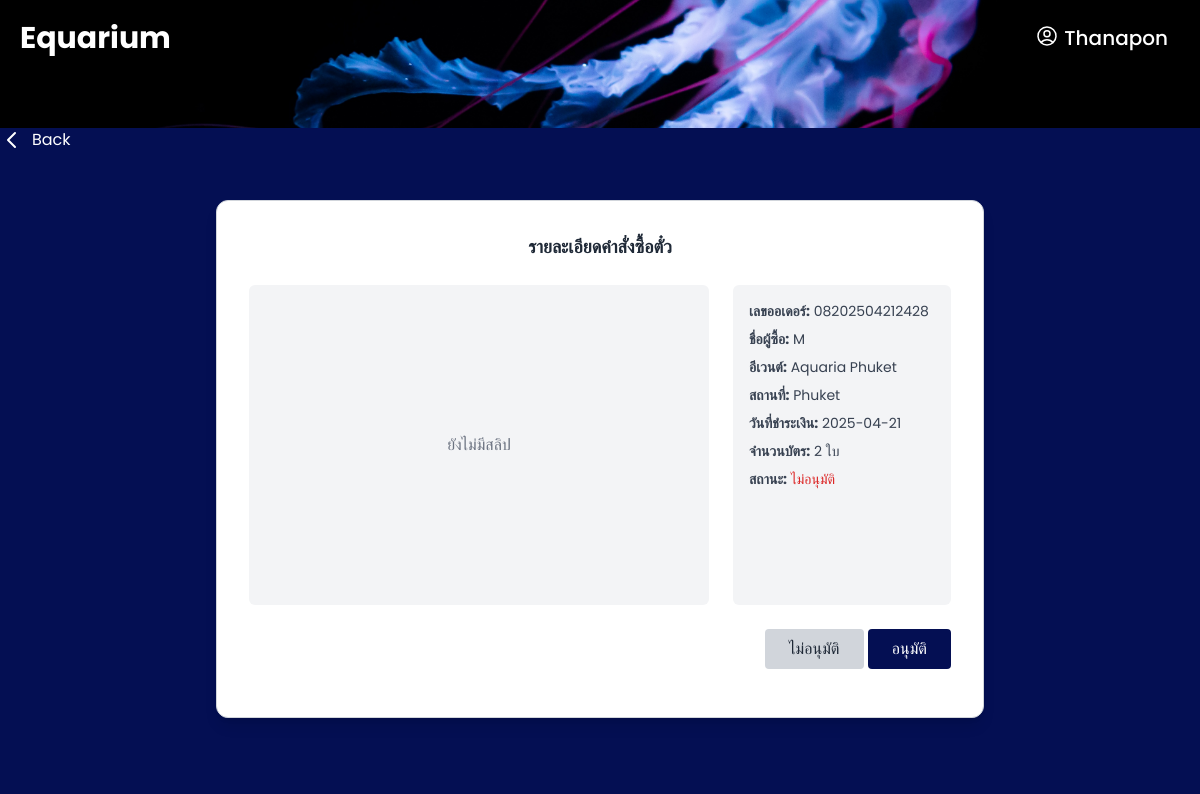
/admin/admin_ticket_detail.php?id=22 (signed in), run on an earlier commit of the app's database.
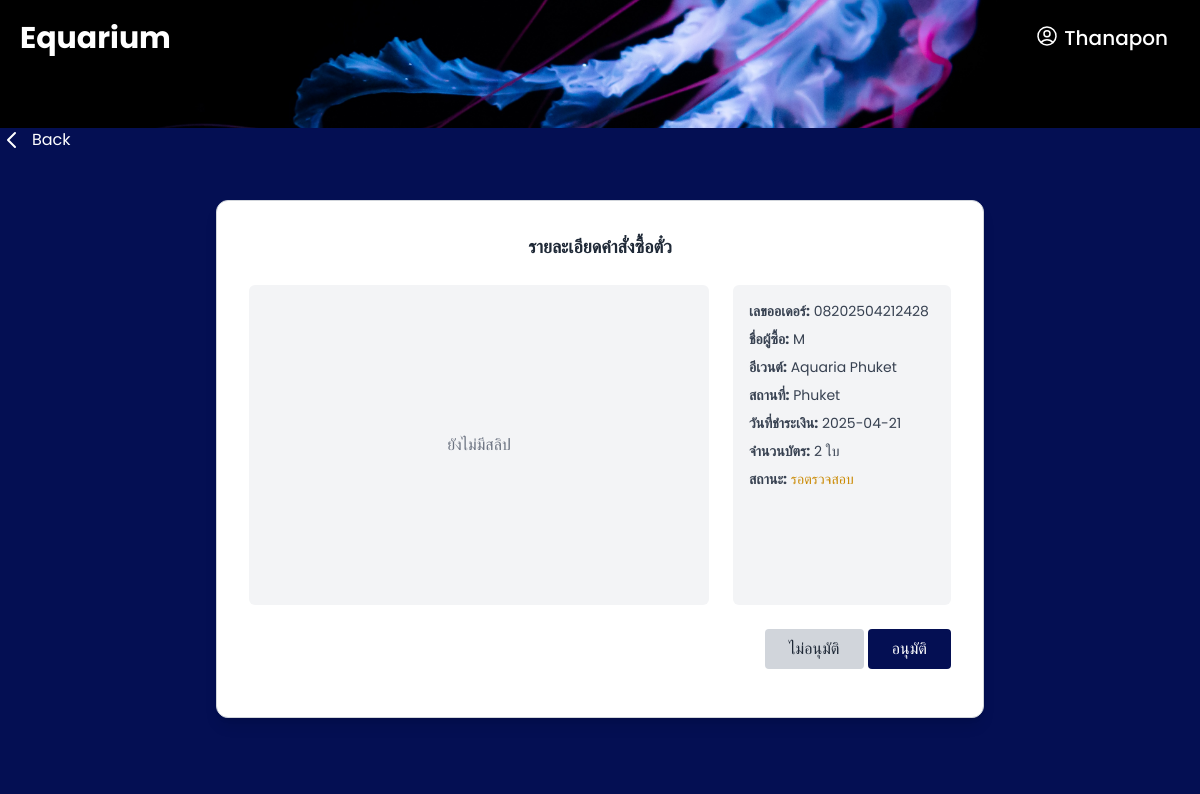
And on a later commit of the database.
### tables this page shows
CREATE TABLE `ticket` (
  `id` int(11) NOT NULL,
  `user_id` int(11) NOT NULL,
  `event_id` int(11) NOT NULL,
  `ticket_code` varchar(50) NOT NULL,
  `ticket_date` date NOT NULL,
  `ticket_quantity` int(11) NOT NULL,
  `total_price` decimal(10,2) NOT NULL,
  `created_at` timestamp NOT NULL DEFAULT current_timestamp(),
  `status` varchar(50) DEFAULT 'รอตรวจสอบ',
  `slip_image` varchar(255) DEFAULT NULL,
  `used` varchar(255) DEFAULT NULL
);

CREATE TABLE `users` (
  `id` int(11) NOT NULL,
  `username` varchar(100) NOT NULL,
  `first_name` varchar(50) DEFAULT NULL,
  `last_name` varchar(50) DEFAULT NULL,
  `gender` varchar(15) DEFAULT NULL,
  `dob` date DEFAULT NULL,
  `email` varchar(150) NOT NULL,
  `password` varchar(255) NOT NULL,
  `position` char(1) NOT NULL DEFAULT 'm',
  `created_at` timestamp NOT NULL DEFAULT current_timestamp()
);

CREATE TABLE `events` (
  `event_id` int(11) NOT NULL,
  `name` varchar(100) NOT NULL,
  `image` varchar(255) NOT NULL,
  `location` varchar(100) NOT NULL,
  `activity` varchar(255) NOT NULL,
  `price` decimal(10,2) NOT NULL,
  `created_at` timestamp NOT NULL DEFAULT current_timestamp(),
  `ticket_quantity` int(11) NOT NULL DEFAULT 0,
  `description` text NOT NULL
);

### admin/admin_ticket_detail.php (the view, shortened to what this page needs)
<?php
include '../includes/navbar.php';
$ticket_id = $_GET['id'] ?? null;
$conn = new mysqli("localhost", "root", "", "aquarium");
$sql = "SELECT t.*,
               e.name AS event_name, e.image AS event_image, e.location AS event_location,
               u.username AS full_name
        FROM ticket t
        JOIN events e ON t.event_id = e.event_id
        JOIN users u ON t.user_id = u.id
        WHERE t.id = ?";
$stmt = $conn->prepare($sql);
$stmt->bind_param("i", $ticket_id);
$stmt->execute();
$result = $stmt->get_result();
$ticket = $result->fetch_assoc();
$status = $ticket['status'] ?? "รอการตรวจสอบ";
$statusClass = "text-yellow-600";
if ($status === "อนุมัติ") {
  $statusClass = "text-green-600";
} elseif ($status === "ไม่อนุมัติ") {
  $statusClass = "text-red-600";
}
?>
<!DOCTYPE html>
<html lang="en">
<head>
  <script src="https://cdn.tailwindcss.com"></script>
</head>
<body class="font-poppins bg-mainBlue text-white min-h-screen">
  <header class="relative h-32 bg-cover bg-center" style="background-image: url('../image/jellyfish-aquarium-black-background-glowing-white-amoled-3840x2160-2094.jpg');">
    <div class="absolute top-5 left-5 z-50">
      <a href="../homepage/aquarium.php" class="text-white text-3xl font-bold">Equarium</a>
    </div>
  </header>
  <a href="javascript:history.back()" class="inline-flex items-center space-x-2 text-white hover:underline">
      <svg xmlns="http://www.w3.org/2000/svg" class="h-6 w-6 md-5" fill="none"
           viewBox="0 0 24 24" stroke="currentColor" stroke-width="2">
        <path stroke-linecap="round" stroke-linejoin="round"
              d="M15 19l-7-7 7-7" />
      </svg>
      <span>Back</span>
    </a>
  <main class="flex items-center justify-center py-12 bg-mainBlue max-h-screen">
  <div class="bg-white w-full max-w-3xl rounded-xl shadow-lg p-8 border border-gray-300">
  <h2 class="text-lg font-semibold text-center mb-6 text-gray-800">
    รายละเอียดคำสั่งซื้อตั๋ว
  </h2>
  <div class="grid grid-cols-1 md:grid-cols-3 gap-6">
    <div class="md:col-span-2 bg-gray-100 h-80 flex items-center justify-center rounded-md overflow-hidden">
      <?php if (!empty($ticket['slip_image'])): ?>
        <img src="uploads/<?php echo htmlspecialchars($ticket['slip_image']); ?>"
             alt="สลิป"
             class="object-contain max-h-full max-w-full" />
      <?php else: ?>
        <span class="text-gray-500">ยังไม่มีสลิป</span>
      <?php endif; ?>
    </div>
        <div class="bg-gray-100 h-80 p-4 rounded-md flex flex-col justify-between">
        <div class="space-y-2 text-sm text-gray-700">
            <p><strong>เลขออเดอร์:</strong> <?php echo htmlspecialchars($ticket['ticket_code']); ?></p>
            <p><strong>ชื่อผู้ซื้อ:</strong> <?php echo htmlspecialchars($ticket['full_name']); ?></p>
            <p><strong>อีเวนต์:</strong> <?php echo htmlspecialchars($ticket['event_name']); ?></p>
            <p><strong>สถานที่:</strong> <?php echo htmlspecialchars($ticket['event_location']); ?></p>
            <p><strong>วันที่ชำระเงิน:</strong> <?php echo htmlspecialchars($ticket['ticket_date']); ?></p>
            <p><strong>จำนวนบัตร:</strong> <?php echo htmlspecialchars($ticket['ticket_quantity']); ?> ใบ</p>
            <p><strong>สถานะ:</strong>
            <span class="<?php echo $statusClass; ?>">
                <?php echo $status; ?>
            </span>
            </p>
        </div>
        </div>
    </div>
    <div class="flex justify-end gap-4 mt-6">
        <form action="../ticket/ticket_action.php" method="POST">
        <button type="submit" name="action" value="reject"
            class="bg-gray-300 hover:bg-gray-400 text-gray-800 px-6 py-2 rounded">
            ไม่อนุมัติ
        </button>
        <button type="submit" name="action" value="approve"
            class="bg-mainBlue hover:bg-hoverBlue text-white px-6 py-2 rounded">
            อนุมัติ
        </button>
        </form>
    </div>
</div>
</main>
</body>
</html>

What changed in the data, as far as the page shows it:
changed ticket "Aquaria Phuket": status "ไม่อนุมัติ" → "รอตรวจสอบ"
